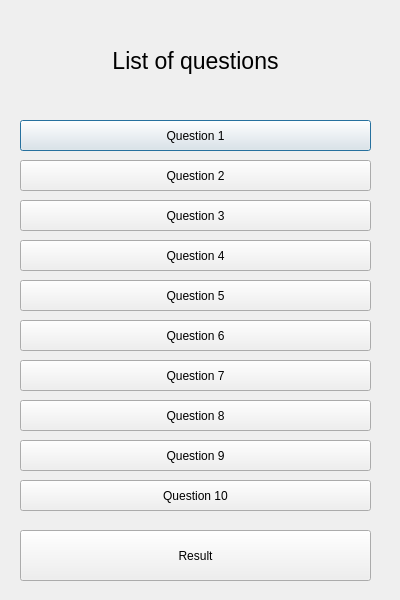
<?xml version="1.0" encoding="UTF-8"?>
<ui version="4.0">
 <class>GeoQuestList</class>
 <widget class="QDialog" name="GeoQuestList">
  <property name="geometry">
   <rect>
    <x>0</x>
    <y>0</y>
    <width>400</width>
    <height>600</height>
   </rect>
  </property>
  <property name="windowTitle">
   <string>Dialog</string>
  </property>
  <widget class="QLabel" name="label">
   <property name="geometry">
    <rect>
     <x>10</x>
     <y>20</y>
     <width>371</width>
     <height>81</height>
    </rect>
   </property>
   <property name="font">
    <font>
     <pointsize>17</pointsize>
    </font>
   </property>
   <property name="text">
    <string>List of questions</string>
   </property>
   <property name="alignment">
    <set>Qt::AlignCenter</set>
   </property>
  </widget>
  <widget class="QPushButton" name="Question1Btn">
   <property name="geometry">
    <rect>
     <x>20</x>
     <y>120</y>
     <width>351</width>
     <height>31</height>
    </rect>
   </property>
   <property name="text">
    <string>Question 1</string>
   </property>
  </widget>
  <widget class="QPushButton" name="Question2Btn">
   <property name="geometry">
    <rect>
     <x>20</x>
     <y>480</y>
     <width>351</width>
     <height>31</height>
    </rect>
   </property>
   <property name="text">
    <string>Question 10</string>
   </property>
  </widget>
  <widget class="QPushButton" name="Question3Btn">
   <property name="geometry">
    <rect>
     <x>20</x>
     <y>200</y>
     <width>351</width>
     <height>31</height>
    </rect>
   </property>
   <property name="text">
    <string>Question 3</string>
   </property>
  </widget>
  <widget class="QPushButton" name="Question4Btn">
   <property name="geometry">
    <rect>
     <x>20</x>
     <y>240</y>
     <width>351</width>
     <height>31</height>
    </rect>
   </property>
   <property name="text">
    <string>Question 4</string>
   </property>
  </widget>
  <widget class="QPushButton" name="Question5Btn">
   <property name="geometry">
    <rect>
     <x>20</x>
     <y>280</y>
     <width>351</width>
     <height>31</height>
    </rect>
   </property>
   <property name="text">
    <string>Question 5</string>
   </property>
  </widget>
  <widget class="QPushButton" name="Question6Btn">
   <property name="geometry">
    <rect>
     <x>20</x>
     <y>320</y>
     <width>351</width>
     <height>31</height>
    </rect>
   </property>
   <property name="text">
    <string>Question 6</string>
   </property>
  </widget>
  <widget class="QPushButton" name="Question7Btn">
   <property name="geometry">
    <rect>
     <x>20</x>
     <y>360</y>
     <width>351</width>
     <height>31</height>
    </rect>
   </property>
   <property name="text">
    <string>Question 7</string>
   </property>
  </widget>
  <widget class="QPushButton" name="Question8Btn">
   <property name="geometry">
    <rect>
     <x>20</x>
     <y>400</y>
     <width>351</width>
     <height>31</height>
    </rect>
   </property>
   <property name="text">
    <string>Question 8</string>
   </property>
  </widget>
  <widget class="QPushButton" name="Question9Btn">
   <property name="geometry">
    <rect>
     <x>20</x>
     <y>440</y>
     <width>351</width>
     <height>31</height>
    </rect>
   </property>
   <property name="text">
    <string>Question 9</string>
   </property>
  </widget>
  <widget class="QPushButton" name="Question2Btn10">
   <property name="geometry">
    <rect>
     <x>20</x>
     <y>160</y>
     <width>351</width>
     <height>31</height>
    </rect>
   </property>
   <property name="text">
    <string>Question 2</string>
   </property>
  </widget>
  <widget class="QPushButton" name="ResultBtn">
   <property name="geometry">
    <rect>
     <x>20</x>
     <y>530</y>
     <width>351</width>
     <height>51</height>
    </rect>
   </property>
   <property name="text">
    <string>Result</string>
   </property>
  </widget>
  <widget class="QLabel" name="label_2">
   <property name="geometry">
    <rect>
     <x>370</x>
     <y>170</y>
     <width>371</width>
     <height>81</height>
    </rect>
   </property>
   <property name="font">
    <font>
     <pointsize>17</pointsize>
    </font>
   </property>
   <property name="text">
    <string>List of questions</string>
   </property>
   <property name="alignment">
    <set>Qt::AlignCenter</set>
   </property>
  </widget>
 </widget>
 <resources/>
 <connections/>
</ui>
